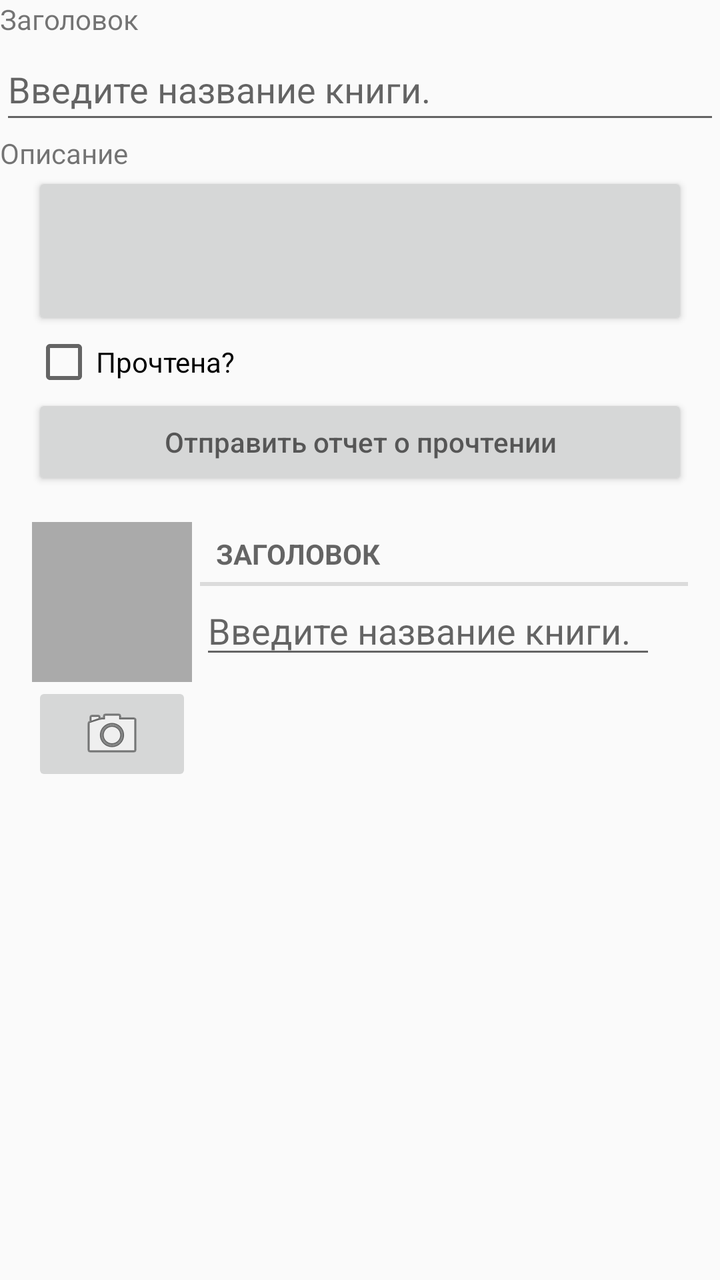
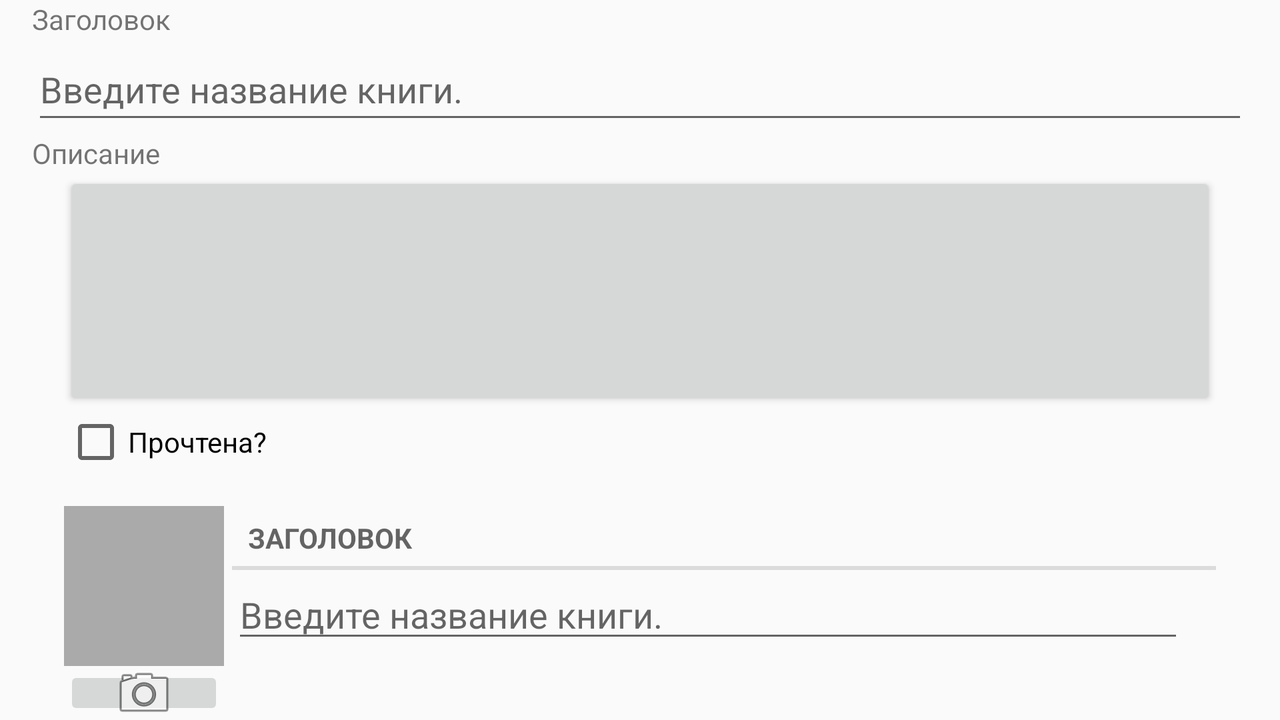

First picture: res/layout/ on a phone held upright. Second picture: the repository's own variant of that layout, on a device whose configuration matches the variant's folder. Source for both follows.
<!-- AndroidManifest.xml: application theme Theme.BookDepository -->
<!-- res/layout/fragment_book.xml -->
<?xml version="1.0" encoding="utf-8"?>
<androidx.constraintlayout.widget.ConstraintLayout xmlns:android="http://schemas.android.com/apk/res/android"
    android:layout_width="match_parent"
    android:layout_height="match_parent">

    <LinearLayout
        android:layout_width="match_parent"
        android:layout_height="match_parent"
        android:orientation="vertical">

        <TextView
            android:id="@+id/textView2"
            android:layout_width="match_parent"
            android:layout_height="wrap_content"
            android:text="@string/book_title_lable" />

        <EditText
            android:id="@+id/book_title"
            android:layout_width="match_parent"
            android:layout_height="wrap_content"
            android:ems="10"
            android:hint="@string/book_title_hint"
            android:inputType="textPersonName"
            android:minHeight="48dp" />

        <TextView
            android:id="@+id/textView3"
            android:layout_width="match_parent"
            android:layout_height="wrap_content"
            android:text="@string/book_details_label" />

        <Button
            android:id="@+id/book_date"
            android:layout_width="match_parent"
            android:layout_height="wrap_content"
            android:layout_marginLeft="16dp"
            android:layout_marginRight="16dp"
            android:padding="30dp" />

        <CheckBox
            android:id="@+id/book_readed"
            android:layout_width="match_parent"
            android:layout_height="wrap_content"
            android:layout_marginLeft="16dp"
            android:layout_marginRight="16dp"
            android:text="@string/book_readed_label" />
        <Button
            android:id="@+id/book_report"
            android:layout_width="match_parent"
            android:layout_height="wrap_content"
            android:layout_marginLeft="16dp"
            android:layout_marginRight="16dp"
            android:hint="@string/book_report_text" />
        <include
            layout="@layout/view_camera_and_title"/>

    </LinearLayout>
</androidx.constraintlayout.widget.ConstraintLayout>
<!-- res/layout/view_camera_and_title.xml (included above) -->
<?xml version="1.0" encoding="utf-8"?>
<LinearLayout
    xmlns:android="http://schemas.android.com/apk/res/android"
    android:layout_width="match_parent"
    android:layout_height="wrap_content"
    android:layout_marginLeft="16dp"
    android:layout_marginRight="16dp"
    android:layout_marginTop="16dp">
    <LinearLayout
        android:layout_width="wrap_content"
        android:layout_height="wrap_content"
        android:orientation="vertical"
        android:layout_marginRight="4dp">
        <ImageView
            android:id="@+id/book_photo"
            android:layout_width="80dp"
            android:layout_height="80dp"
            android:scaleType="centerInside"
            android:background="@android:color/darker_gray"
            android:cropToPadding="true"/>
        <ImageButton
            android:id="@+id/book_camera"
            android:layout_width="match_parent"
            android:layout_height="wrap_content"
            android:src="@android:drawable/ic_menu_camera"/>
    </LinearLayout>
    <LinearLayout
        android:layout_width="wrap_content"
        android:layout_height="wrap_content"
        android:orientation="vertical"
        android:layout_weight="1">
        <TextView
            android:layout_width="match_parent"
            android:layout_height="wrap_content"
            android:text="@string/book_title_label"
            style="?android:listSeparatorTextViewStyle"/>
        <EditText
            android:layout_width="match_parent"
            android:layout_height="wrap_content"
            android:id="@+id/book_title"
            android:layout_marginRight="16dp"
            android:hint="@string/book_title_hint"/>
</LinearLayout>
</LinearLayout>
<!-- resources referenced by this layout -->
<resources>
  <string name="book_details_label">Описание</string>
  <string name="book_readed_label">Прочтена?</string>
  <string name="book_report_text">Отправить отчет о прочтении</string>
  <string name="book_title_hint">Введите название книги.</string>
  <string name="book_title_label">Заголовок</string>
  <string name="book_title_lable">Заголовок</string>
  <style name="Theme.BookDepository" parent="Theme.AppCompat.DayNight.DarkActionBar">
          
          <item name="colorPrimary">@color/purple_500</item>
          <item name="colorPrimaryVariant">@color/purple_700</item>
          <item name="colorOnPrimary">@color/white</item>
          
          <item name="colorSecondary">@color/teal_200</item>
          <item name="colorSecondaryVariant">@color/teal_700</item>
          <item name="colorOnSecondary">@color/black</item>
          
          <item name="android:statusBarColor" tools:targetApi="21">?attr/colorPrimaryVariant</item>
          
      </style>
</resources>
<!-- res/layout-land/fragment_book.xml (the repository's variant of the layout above) -->
<!-- drawn on the phone turned sideways -->
<?xml version="1.0" encoding="utf-8"?>
<androidx.constraintlayout.widget.ConstraintLayout xmlns:android="http://schemas.android.com/apk/res/android"
    android:layout_width="match_parent"
    android:layout_height="match_parent">

    <LinearLayout
        android:layout_width="match_parent"
        android:layout_height="match_parent"
        android:orientation="vertical"
        android:layout_marginLeft="16dp"
        android:layout_marginRight="16dp"
        >

        <TextView
            android:id="@+id/textView2"
            android:layout_width="match_parent"
            android:layout_height="wrap_content"
            android:text="@string/book_title_lable" />

        <EditText
            android:id="@+id/book_title"
            android:layout_width="match_parent"
            android:layout_height="wrap_content"
            android:ems="10"
            android:hint="@string/book_title_hint"
            android:inputType="textPersonName"
            android:minHeight="48dp" />

        <TextView
            android:id="@+id/textView3"
            android:layout_width="match_parent"
            android:layout_height="wrap_content"
            android:text="@string/book_details_label" />

        <Button android:id="@+id/book_date"
            android:layout_width="match_parent"
            android:layout_height="wrap_content"
            android:layout_marginLeft="16dp"
            android:layout_marginRight="16dp"
            android:padding="50dp"
            />

        <CheckBox
            android:id="@+id/book_readed"
            android:layout_width="match_parent"
            android:layout_height="wrap_content"
            android:layout_marginLeft="16dp"
            android:layout_marginRight="16dp"
            android:text="@string/book_readed_label" />
        <include
            layout="@layout/view_camera_and_title"/>
    </LinearLayout>
</androidx.constraintlayout.widget.ConstraintLayout>
<!-- resources referenced by the variant -->
<!-- as the phone turned sideways resolves them -->
<resources>
  <string name="book_details_label">Описание</string>
  <string name="book_readed_label">Прочтена?</string>
  <string name="book_title_hint">Введите название книги.</string>
  <string name="book_title_label">Заголовок</string>
  <string name="book_title_lable">Заголовок</string>
  <style name="Theme.BookDepository" parent="Theme.AppCompat.DayNight.DarkActionBar">
          
          <item name="colorPrimary">@color/purple_500</item>
          <item name="colorPrimaryVariant">@color/purple_700</item>
          <item name="colorOnPrimary">@color/white</item>
          
          <item name="colorSecondary">@color/teal_200</item>
          <item name="colorSecondaryVariant">@color/teal_700</item>
          <item name="colorOnSecondary">@color/black</item>
          
          <item name="android:statusBarColor" tools:targetApi="21">?attr/colorPrimaryVariant</item>
          
      </style>
</resources>
